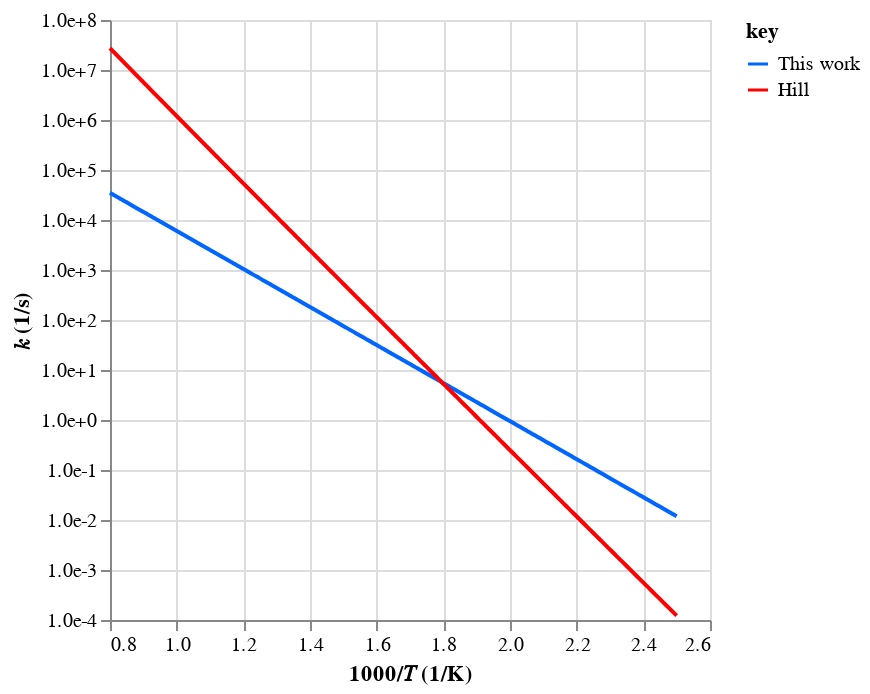
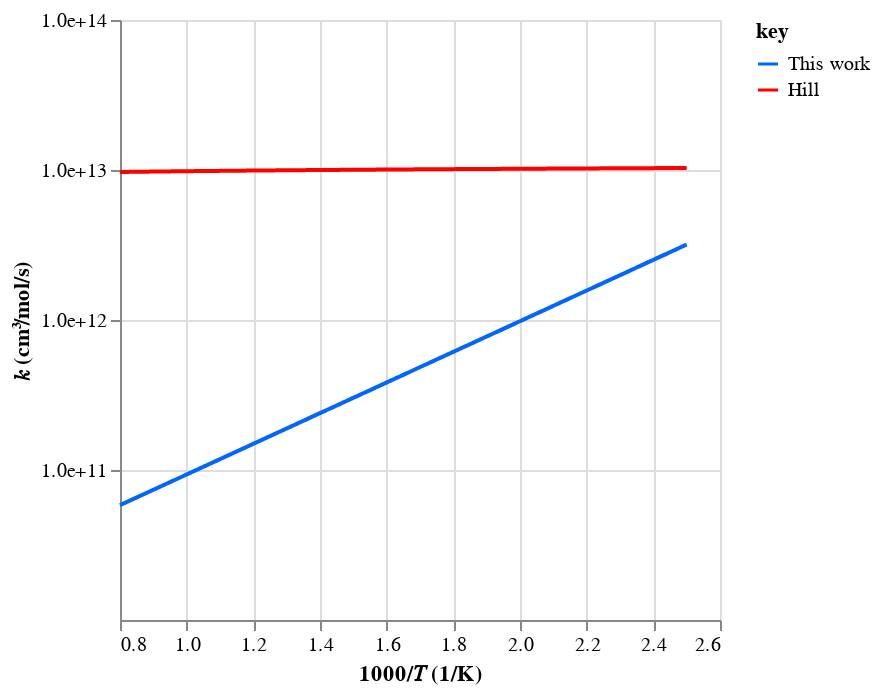
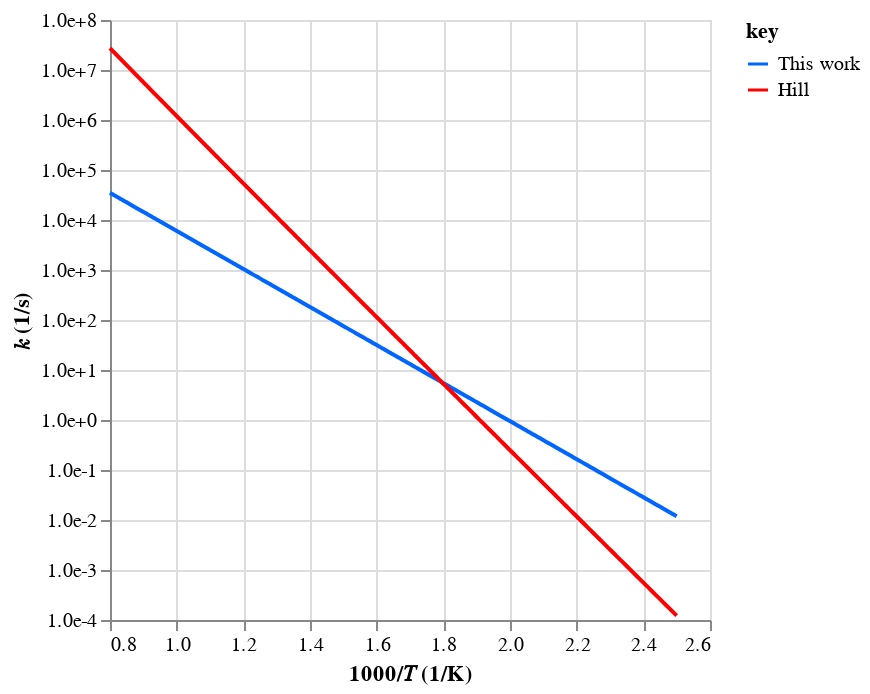
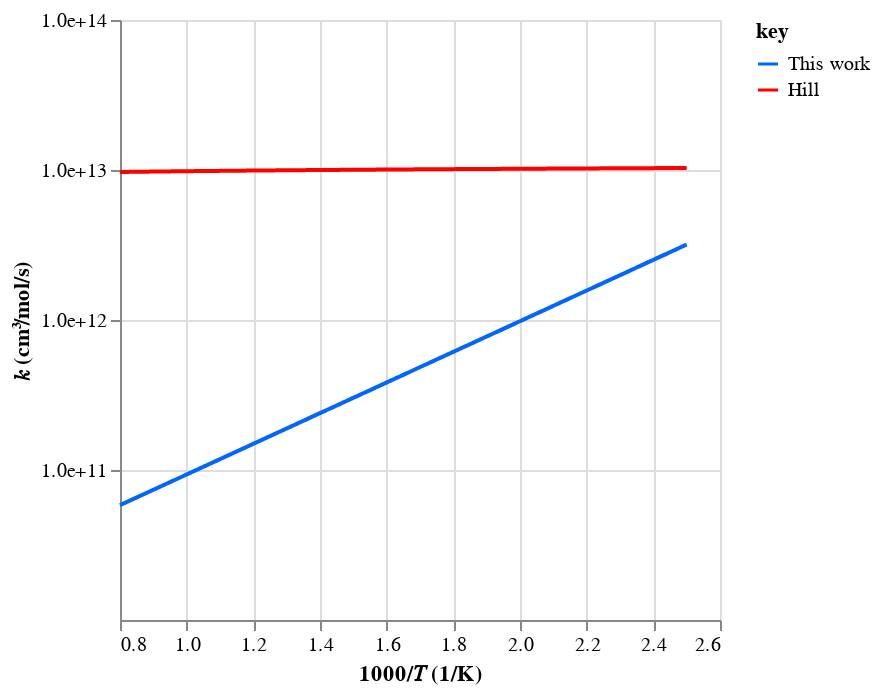

Notebook code for these charts, in order:
### Code cell
# Check rates
workflow.plot_rates(tag=tag, root_path=root_path)

### Figure 1 — Vega-Lite specification as saved in the notebook (floating-point values rounded to 4 significant figures; data arrays with more than 128 entries replaced by an {"elided": "..."} marker saying what was removed)
{"config": {"view": {"continuousWidth": 300, "continuousHeight": 300}}, "data": {"name": "data-ab8af3cd4defac11af932fe7e02bfc03"}, "mark": {"type": "line"}, "encoding": {"color": {"field": "key", "scale": {"domain": ["This work", "Hill"], "range": ["#0066ff", "#ff0000"]}, "type": "nominal"}, "x": {"field": "x", "title": "1000/𝑇 (1/K)", "type": "quantitative"}, "y": {"axis": {"format": ".1e", "values": [0.0001, 0.001, 0.01, 0.1, 1, 10, 100, 1000, 10000, 100000, 1000000, 10000000, 100000000]}, "field": "value", "scale": {"type": "log"}, "title": "𝑘 (1/s)", "type": "quantitative"}}, "transform": [{"fold": ["This work", "Hill"]}], "$schema": "https://vega.github.io/schema/vega-lite/v5.20.1.json", "datasets": {"data-ab8af3cd4defac11af932fe7e02bfc03": {"elided": "500 records"}}}

### Figure 2 — Vega-Lite specification as saved in the notebook (floating-point values rounded to 4 significant figures; data arrays with more than 128 entries replaced by an {"elided": "..."} marker saying what was removed)
{"config": {"view": {"continuousWidth": 300, "continuousHeight": 300}}, "data": {"name": "data-6ccbfdf47c42ba629aedebbace335044"}, "mark": {"type": "line"}, "encoding": {"color": {"field": "key", "scale": {"domain": ["This work", "Hill"], "range": ["#0066ff", "#ff0000"]}, "type": "nominal"}, "x": {"field": "x", "title": "1000/𝑇 (1/K)", "type": "quantitative"}, "y": {"axis": {"format": ".1e", "values": [100000000000, 1000000000000, 10000000000000, 100000000000000]}, "field": "value", "scale": {"type": "log"}, "title": "𝑘 (cm³/mol/s)", "type": "quantitative"}}, "transform": [{"fold": ["This work", "Hill"]}], "$schema": "https://vega.github.io/schema/vega-lite/v5.20.1.json", "datasets": {"data-6ccbfdf47c42ba629aedebbace335044": {"elided": "500 records"}}}

### Figure 3 — Vega-Lite specification as saved in the notebook (floating-point values rounded to 4 significant figures; data arrays with more than 128 entries replaced by an {"elided": "..."} marker saying what was removed)
{"config": {"view": {"continuousWidth": 300, "continuousHeight": 300}}, "data": {"name": "data-ab8af3cd4defac11af932fe7e02bfc03"}, "mark": {"type": "line"}, "encoding": {"color": {"field": "key", "scale": {"domain": ["This work", "Hill"], "range": ["#0066ff", "#ff0000"]}, "type": "nominal"}, "x": {"field": "x", "title": "1000/𝑇 (1/K)", "type": "quantitative"}, "y": {"axis": {"format": ".1e", "values": [0.0001, 0.001, 0.01, 0.1, 1, 10, 100, 1000, 10000, 100000, 1000000, 10000000, 100000000]}, "field": "value", "scale": {"type": "log"}, "title": "𝑘 (1/s)", "type": "quantitative"}}, "transform": [{"fold": ["This work", "Hill"]}], "$schema": "https://vega.github.io/schema/vega-lite/v5.20.1.json", "datasets": {"data-ab8af3cd4defac11af932fe7e02bfc03": {"elided": "500 records"}}}

### Figure 4 — Vega-Lite specification as saved in the notebook (floating-point values rounded to 4 significant figures; data arrays with more than 128 entries replaced by an {"elided": "..."} marker saying what was removed)
{"config": {"view": {"continuousWidth": 300, "continuousHeight": 300}}, "data": {"name": "data-6ccbfdf47c42ba629aedebbace335044"}, "mark": {"type": "line"}, "encoding": {"color": {"field": "key", "scale": {"domain": ["This work", "Hill"], "range": ["#0066ff", "#ff0000"]}, "type": "nominal"}, "x": {"field": "x", "title": "1000/𝑇 (1/K)", "type": "quantitative"}, "y": {"axis": {"format": ".1e", "values": [100000000000, 1000000000000, 10000000000000, 100000000000000]}, "field": "value", "scale": {"type": "log"}, "title": "𝑘 (cm³/mol/s)", "type": "quantitative"}}, "transform": [{"fold": ["This work", "Hill"]}], "$schema": "https://vega.github.io/schema/vega-lite/v5.20.1.json", "datasets": {"data-6ccbfdf47c42ba629aedebbace335044": {"elided": "500 records"}}}
